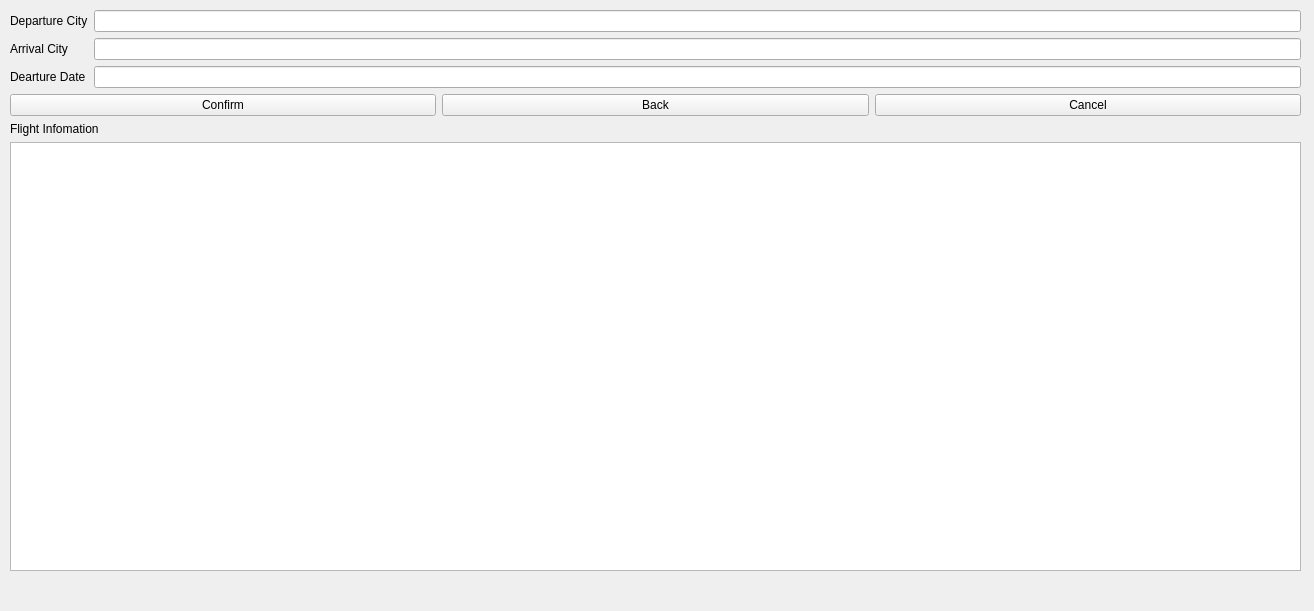
<?xml version="1.0" encoding="UTF-8"?>
<ui version="4.0">
 <class>flight_inquiry_citys_and_date</class>
 <widget class="QWidget" name="flight_inquiry_citys_and_date">
  <property name="geometry">
   <rect>
    <x>0</x>
    <y>0</y>
    <width>1314</width>
    <height>611</height>
   </rect>
  </property>
  <property name="windowTitle">
   <string>Form</string>
  </property>
  <widget class="QWidget" name="layoutWidget">
   <property name="geometry">
    <rect>
     <x>10</x>
     <y>10</y>
     <width>1291</width>
     <height>581</height>
    </rect>
   </property>
   <layout class="QGridLayout" name="gridLayout">
    <item row="0" column="0">
     <layout class="QGridLayout" name="gridLayout_3">
      <item row="2" column="0">
       <layout class="QVBoxLayout" name="verticalLayout_4"/>
      </item>
      <item row="3" column="0">
       <layout class="QVBoxLayout" name="verticalLayout_3">
        <item>
         <widget class="QLabel" name="label_4">
          <property name="text">
           <string>Flight Infomation</string>
          </property>
         </widget>
        </item>
        <item>
         <widget class="QTableView" name="Flights"/>
        </item>
        <item>
         <layout class="QHBoxLayout" name="horizontalLayout_2"/>
        </item>
       </layout>
      </item>
      <item row="0" column="0">
       <layout class="QGridLayout" name="gridLayout_2">
        <item row="0" column="0">
         <layout class="QVBoxLayout" name="verticalLayout_2">
          <item>
           <widget class="QLabel" name="label">
            <property name="text">
             <string>Departure City</string>
            </property>
           </widget>
          </item>
          <item>
           <widget class="QLabel" name="label_2">
            <property name="text">
             <string>Arrival City</string>
            </property>
           </widget>
          </item>
          <item>
           <widget class="QLabel" name="label_3">
            <property name="text">
             <string>Dearture Date</string>
            </property>
           </widget>
          </item>
         </layout>
        </item>
        <item row="0" column="1">
         <layout class="QVBoxLayout" name="verticalLayout">
          <item>
           <widget class="QLineEdit" name="DepatureCity"/>
          </item>
          <item>
           <widget class="QLineEdit" name="ArrivalCity"/>
          </item>
          <item>
           <widget class="QLineEdit" name="DepartureDate"/>
          </item>
         </layout>
        </item>
       </layout>
      </item>
      <item row="1" column="0">
       <layout class="QHBoxLayout" name="horizontalLayout_3">
        <item>
         <widget class="QPushButton" name="pushButton">
          <property name="text">
           <string>Confirm</string>
          </property>
         </widget>
        </item>
        <item>
         <widget class="QPushButton" name="pushButton_2">
          <property name="text">
           <string>Back</string>
          </property>
         </widget>
        </item>
        <item>
         <widget class="QPushButton" name="pushButton_3">
          <property name="text">
           <string>Cancel</string>
          </property>
         </widget>
        </item>
       </layout>
      </item>
     </layout>
    </item>
    <item row="1" column="0">
     <layout class="QHBoxLayout" name="horizontalLayout">
      <item>
       <widget class="QLabel" name="UserStatus">
        <property name="text">
         <string/>
        </property>
       </widget>
      </item>
     </layout>
    </item>
   </layout>
  </widget>
 </widget>
 <resources/>
 <connections/>
</ui>
